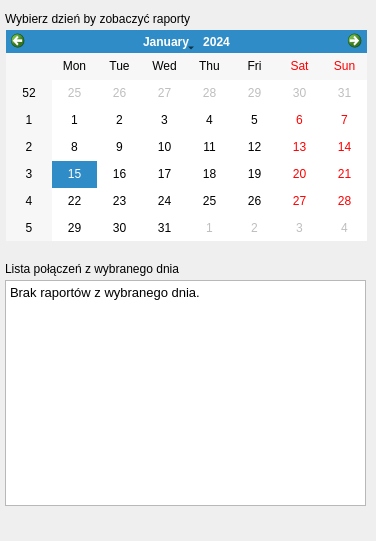
    <widget class="QWidget" name="page_raports" >
     <property name="geometry" >
      <rect>
       <x>0</x>
       <y>0</y>
       <width>376</width>
       <height>541</height>
      </rect>
     </property>
     <attribute name="label" >
      <string>Raporty z połączeń</string>
     </attribute>
     <attribute name="icon" >
      <iconset resource="dsipcom.qrc" >
       <normaloff>:/images/images/report.png</normaloff>:/images/images/report.png</iconset>
     </attribute>
     <widget class="QCalendarWidget" name="calendar" >
      <property name="geometry" >
       <rect>
        <x>6</x>
        <y>30</y>
        <width>361</width>
        <height>211</height>
       </rect>
      </property>
      <property name="mouseTracking" >
       <bool>true</bool>
      </property>
      <property name="gridVisible" >
       <bool>false</bool>
      </property>
     </widget>
     <widget class="QLabel" name="label_4" >
      <property name="geometry" >
       <rect>
        <x>5</x>
        <y>10</y>
        <width>221</width>
        <height>18</height>
       </rect>
      </property>
      <property name="text" >
       <string>Wybierz dzień by zobaczyć raporty</string>
      </property>
     </widget>
     <widget class="QTextBrowser" name="raport_viewer" >
      <property name="enabled" >
       <bool>true</bool>
      </property>
      <property name="geometry" >
       <rect>
        <x>5</x>
        <y>280</y>
        <width>361</width>
        <height>226</height>
       </rect>
      </property>
      <property name="cursor" stdset="0" >
       <cursorShape>PointingHandCursor</cursorShape>
      </property>
      <property name="html" >
       <string>&lt;!DOCTYPE HTML PUBLIC "-//W3C//DTD HTML 4.0//EN" "http://www.w3.org/TR/REC-html40/strict.dtd">
&lt;html>&lt;head>&lt;meta name="qrichtext" content="1" />&lt;style type="text/css">
p, li { white-space: pre-wrap; }
&lt;/style>&lt;/head>&lt;body style=" font-family:'DejaVu Sans'; font-size:9pt; font-weight:400; font-style:normal;">
&lt;p style=" margin-top:0px; margin-bottom:0px; margin-left:0px; margin-right:0px; -qt-block-indent:0; text-indent:0px; font-family:'Sans Serif'; font-size:10pt;">Brak raportów z wybranego dnia.&lt;/p>&lt;/body>&lt;/html></string>
      </property>
      <property name="openExternalLinks" >
       <bool>true</bool>
      </property>
     </widget>
     <widget class="QLabel" name="label_7" >
      <property name="geometry" >
       <rect>
        <x>5</x>
        <y>260</y>
        <width>211</width>
        <height>18</height>
       </rect>
      </property>
      <property name="text" >
       <string>Lista połączeń z wybranego dnia</string>
      </property>
     </widget>
    </widget>
